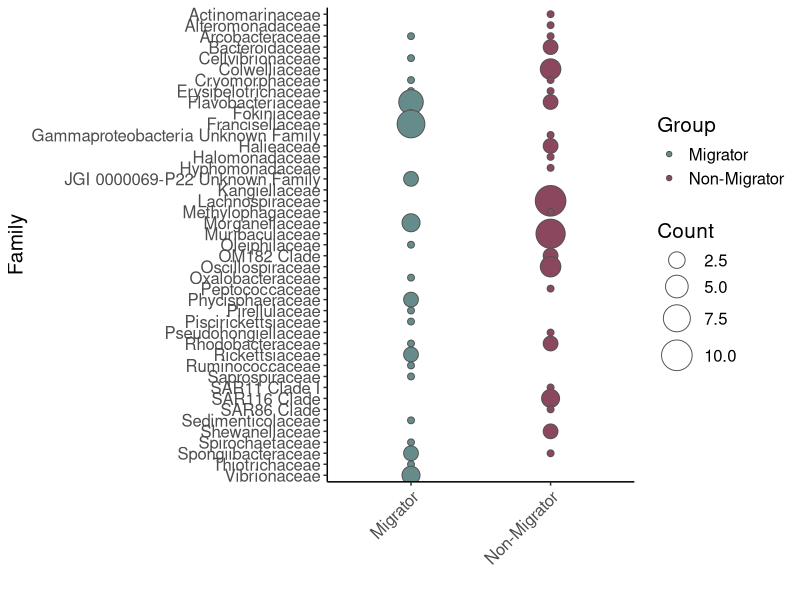

This figure's R source:
library(ggplot2)

setwd("/Users/Corinna/Documents/PostDoc/Beinart_Lab/Marine_animal_microbiomes_UCSD/16S_amplicons/microbiome")
data <- read.table("differential_taxa.txt", header=T)

col <- c("Migrator" = "paleturquoise4", "Non-Migrator" = "palevioletred4")

pdf("Differential_abundance_summary.pdf", width=8, height=10)
ggplot(subset(data, Count > 0), aes(x = Group, y = Family, size = Count)) + geom_point(aes(fill=Group), shape=21, color="gray32") + scale_size_continuous(range = c(2,10)) + theme_classic() + scale_fill_manual(values = col, name="Group") + theme(text = element_text(size = 15)) + labs(x = "", y = "Family") + scale_y_discrete(limits = rev) + theme(axis.text.x = element_text(angle = 45, vjust = 1, hjust = 1))
dev.off()